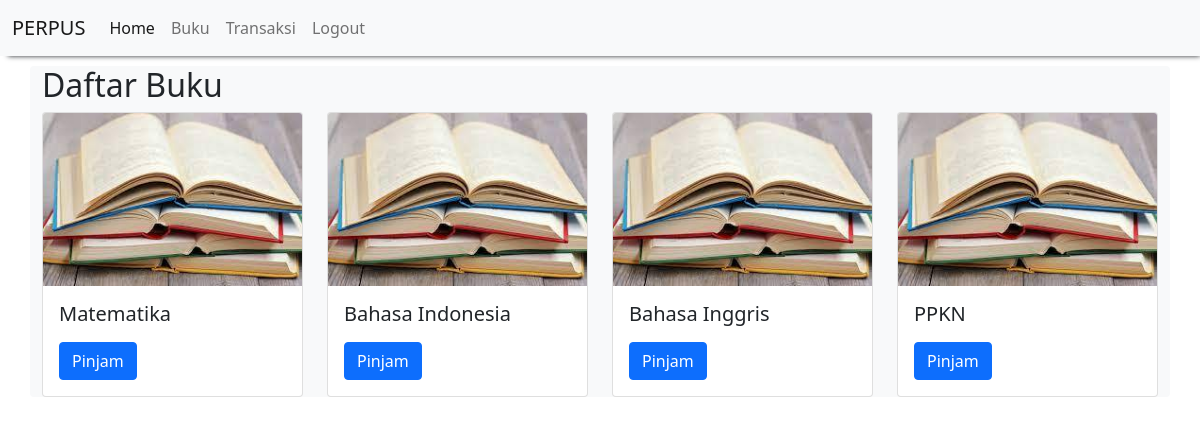
The page /Perpustakaan2/buku.php (signed in) on the database its author committed.
### tables this page shows
CREATE TABLE `buku` (
  `id_buku` int(4) NOT NULL,
  `nama_buku` varchar(40) NOT NULL,
  `pengarang` varchar(100) NOT NULL,
  `deskripsi` text NOT NULL,
  `foto` varchar(20) NOT NULL
);

### Perpustakaan2/buku.php (the view, shortened to what this page needs)
<?php
    include "header.php";
?>
<h2>Daftar Buku</h2>
<div class="row">
    <?php
    include "koneksi.php";
    $qry_buku=mysqli_query($conn,"select * from buku");
    while($dt_buku=mysqli_fetch_array($qry_buku)){
        ?>
        <div class="col-md-3">
            <div class="card" >
              <img src="buku1.jpg<?=$dt_buku['foto']?>" class="card-img-top">
              <div class="card-body">
                <h5 class="card-title"><?=$dt_buku['nama_buku']?></h5>
                <a href="pinjam_buku.php?id_buku=<?=$dt_buku['id_buku']?>" class="btn btn-primary">Pinjam</a>
              </div>
            </div>
        </div>
        <?php
    }
    ?>
</div>
<?php
    include "footer.php";
?>

### Perpustakaan2/header.php (shortened to what this page needs)
<!DOCTYPE html>
<html>
    <head>
        <link
        href="https://cdn.jsdelivr.net/npm/bootstrap@5.0.1/dist/css/bootstrap.min.css"
        rel="stylesheet"
>
</head>
<body>
    <nav class="navbar navbar-expand-lg navbar-light bg-light"
    style="box-shadow: 4px 4px 5px -4px;">
    <div class="container-fluid">
        <a class="navbar-brand" href="#">PERPUS</a>
        <div class="collapse navbar-collapse" id="navbarNav">
            <ul class="navbar-nav">
                <li class="nav-item">
                    <a class="nav-link active" aria-current="page"
                    href="home.php">Home</a>
                    </li>
                <li class="nav-item">
                    <a class="nav-link" aria-current="page" href="buku.php">Buku</a>
                </li>
                <li class="nav-item">
                    <a class="nav-link" aria-current="page" href="histori_peminjaman.php">Transaksi</a>
                </li>
                <li class="nav-item">
                    <a class="nav-link" aria-current="page" href="logout.php">Logout</a>
                </li>
            </ul>
        </div>
    </div>
    </nav>
<div class="container bg-light rounded" style="margin-top:10px">

### Perpustakaan2/footer.php (shortened to what this page needs)
</div>
</body>
</html>

### rows shown on the page
buku: nama_buku "Matematika"
buku: nama_buku "Bahasa Indonesia"
buku: nama_buku "Bahasa Inggris"
buku: nama_buku "PPKN"
